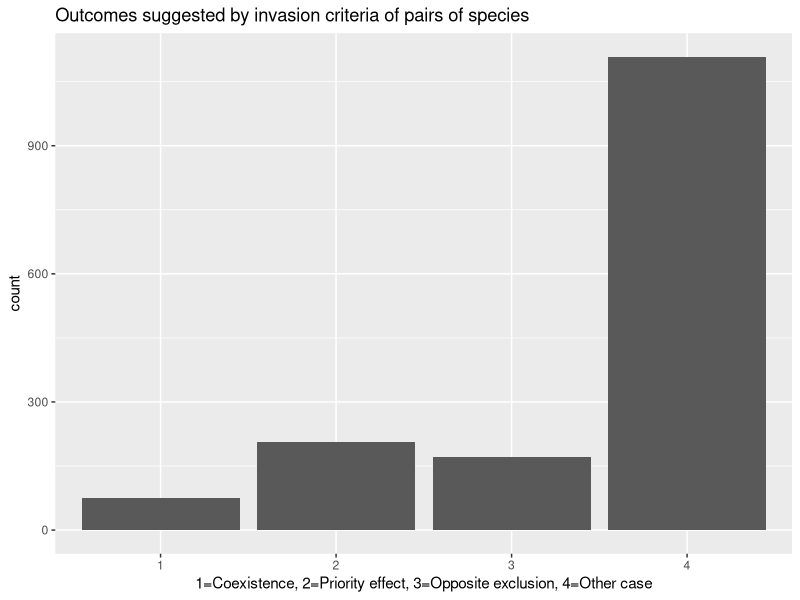
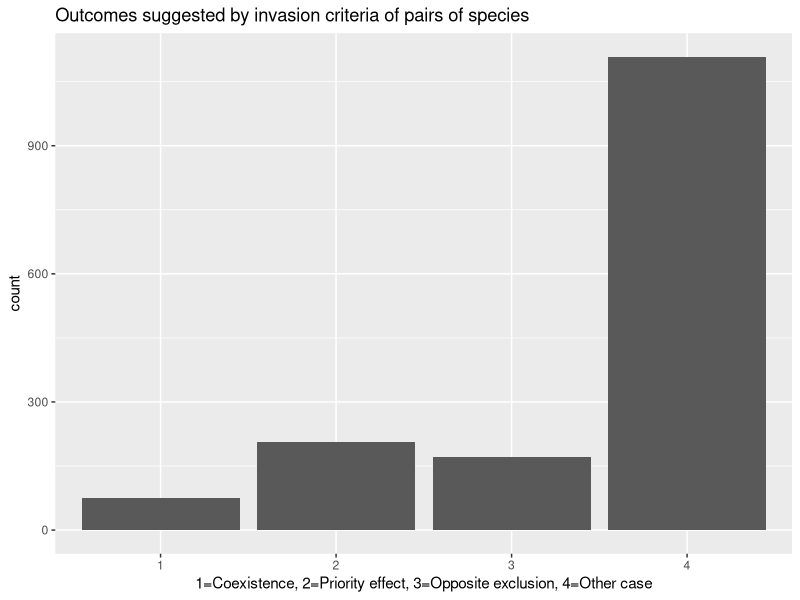

These figures' R source, in order:
### Script to compute the pairwise interaction of species in the case where we permute the competition coefficient initially built to promote pairwise opposite exclusion
## 19/11/2020

library("ggplot2")
invasion_score <- function(parameter){
  pi01=parameter[1]
  pi02=parameter[2]
  gamma1=parameter[3]
  gamma2=parameter[4]
  phi1=parameter[5]
  phi2=parameter[6]
  s1a=parameter[7]
  s2a=parameter[8]
  alpha11=parameter[9]
  alpha12=parameter[10]
  alpha21=parameter[11]
  alpha22=parameter[12]
  beta11=parameter[13]
  beta12=parameter[14]
  beta21=parameter[15]
  beta22=parameter[16]
  
  scrit1j <- (1-s1a)/((1-gamma1)*(1-s1a)+pi01*gamma1)
  scrit2j <- (1-s2a)/((1-gamma2)*(1-s2a)+pi02*gamma2)
  
  f1<-(1/(gamma1*phi1))*(1-s1a)*(1-phi1+gamma1*phi1)
  f2<-(1/(gamma2*phi2))*(1-s2a)*(1-phi2+gamma2*phi2)
  
  Rs1<-phi1/scrit1j-1
  Rs2<-phi2/scrit2j-1
  
  Rf1<-(pi01/f1)-1
  Rf2<-(pi02/f2)-1
  
  
  Inv1<-(Rf1/Rf2)*(alpha22/alpha12)
  Inv2<-(Rf2/Rf1)*(alpha11/alpha21)
  Inv3<-(Rs1/Rs2)*(beta22/beta12)
  Inv4<-(Rs2/Rs1)*(beta11/beta21)
  
  return(list("Ralpha1"=Inv1,"Ralpha2"=Inv2,"Rbeta1"=Inv3,"Rbeta2"=Inv4))
}
param <- read.csv("param_vital_rates.csv")
alpha <- as.matrix(read.table("matrix_alpha.csv", sep=" "))
beta <- as.matrix(read.table("matrix_beta.csv", sep=" "))
S=40

liste_beta_permu <- sample(beta[which(lower.tri(beta) | upper.tri(beta))], length(beta[which(lower.tri(beta) | upper.tri(beta))]))  ## Recup tous les coef beta qui ne sont pas sur la diag et permute
liste_alpha_permu <- sample(alpha[which(lower.tri(alpha) | upper.tri(alpha))], length(alpha[which(lower.tri(alpha) | upper.tri(alpha))]))## Recup tous les coef beta qui ne sont pas sur la diag et permute
beta_permu <- beta 
alpha_permu <- alpha
c=1
for (i in 1:S){
  for (j in 1:S){
    if (i!=j){
      beta_permu[i,j] <- liste_beta_permu[c]
      alpha_permu[i,j] <- liste_alpha_permu[c]
      c=c+1
    }
  }
}


test_inv_score = c()
for (i in 1:S){
  for (j in 1:S){
    if (i != j){
      inv_sc = invasion_score(c(param[i,1],param[j,1], param[i,2],param[j,2],param[i,3],param[j,3],param[i,4],param[j,4],alpha_permu[i,i],alpha_permu[j,i],alpha_permu[i,j],alpha_permu[j,j],beta_permu[i,i],beta_permu[j,i],beta_permu[i,j],beta_permu[j,j]))
      if (inv_sc[[1]]>1 & inv_sc[[2]]>1 & inv_sc[[3]]>1 & inv_sc[[4]]>1){ # 1 = coexistence classique
        test_inv_score <- c(test_inv_score, 1)
      }else if(inv_sc[[1]]>1 & inv_sc[[2]]>1 & inv_sc[[3]]<1 & inv_sc[[4]]<1 | inv_sc[[1]]<1 & inv_sc[[2]]<1 & inv_sc[[3]]>1 & inv_sc[[4]]>1){
        test_inv_score <- c(test_inv_score, 2) # priority effect
      }else if(inv_sc[[1]]>1 & inv_sc[[2]]<1 & inv_sc[[3]]<1 & inv_sc[[4]]>1 | inv_sc[[1]]<1 & inv_sc[[2]]>1 & inv_sc[[3]]>1 & inv_sc[[4]]<1){
        test_inv_score <- c(test_inv_score, 3) # coexistence opposite hierarchy
      }else{
        test_inv_score <- c(test_inv_score, 4) ## other cases
      }
    }
  }
}
test_inv_score <- as.factor(test_inv_score)

cairo_pdf("pairwise_opposite_exclusion_permuted.pdf")
ggplot(data.frame(test_inv_score), aes(x=test_inv_score)) +
  geom_bar()+
  xlab("1=Coexistence, 2=Priority effect, 3=Opposite exclusion, 4=Other case")+
  labs(title="Outcomes suggested by invasion criteria of pairs of species")
dev.off()
  
cairo_ps("pairwise_opposite_exclusion_permuted.eps")
ggplot(data.frame(test_inv_score), aes(x=test_inv_score)) +
  geom_bar()+
  xlab("1=Coexistence, 2=Priority effect, 3=Opposite exclusion, 4=Other case")+
  labs(title="Outcomes suggested by invasion criteria of pairs of species")
dev.off()